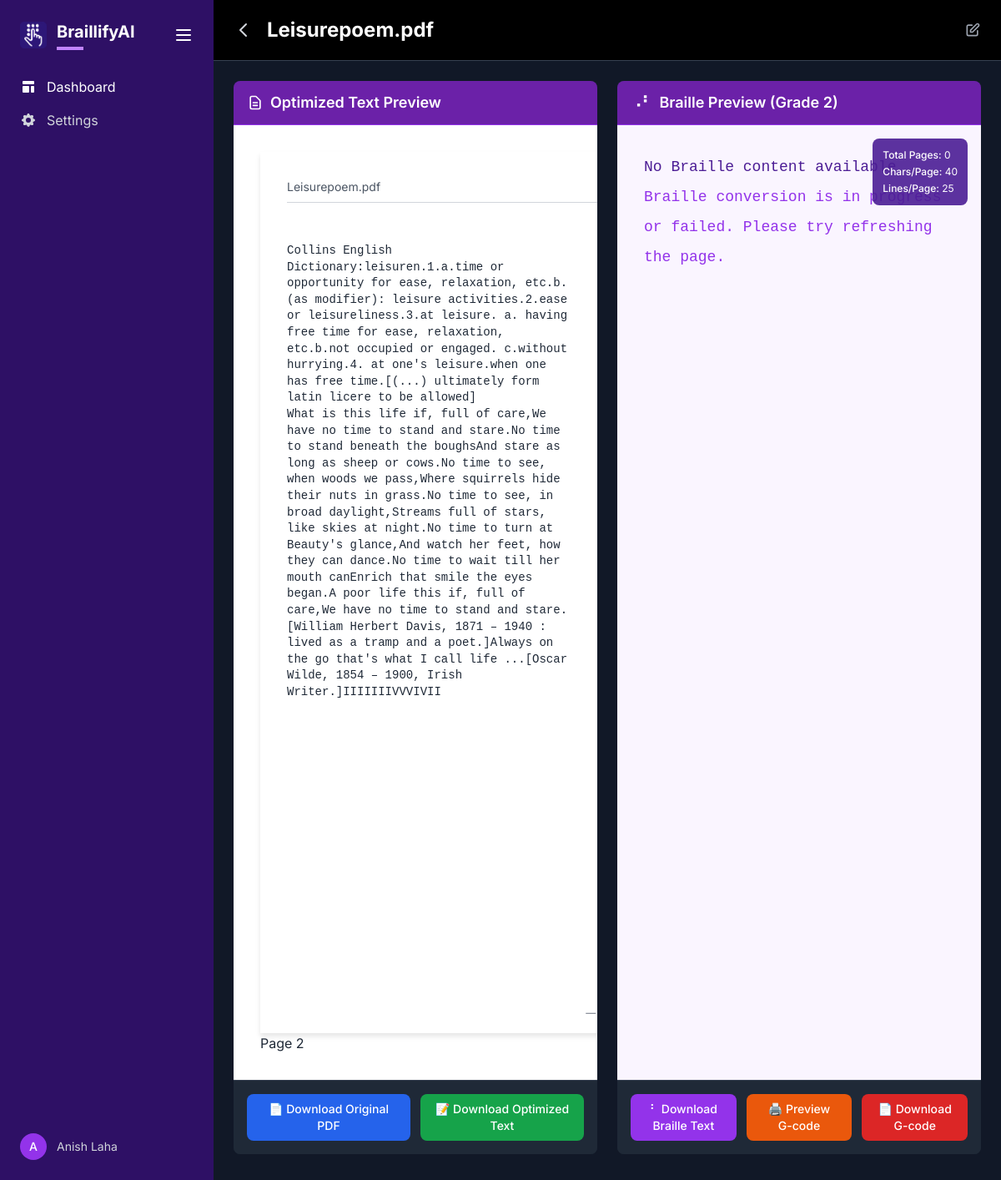
Page /textbook/2 on the committed database.
### app/models.py (models this page shows, shortened)
class Upload(db.Model):
    id = db.Column(db.Integer, primary_key=True)
    filename = db.Column(db.String(255), nullable=False)
    file_path = db.Column(db.String(512), nullable=False)
    file_type = db.Column(db.String(50), nullable=False)  # 'audio', 'image', or 'document'
    mime_type = db.Column(db.String(100))
    file_size = db.Column(db.Integer)  # Size in bytes
    upload_date = db.Column(db.DateTime, default=datetime.utcnow)
    title = db.Column(db.String(500))
    text_content = db.Column(db.Text)
    page_count = db.Column(db.Integer)
    text_file_path = db.Column(db.String(512))  # Path to extracted text file for PDFs
    optimized_text = db.Column(db.Text)
    optimization_notes = db.Column(db.Text)
    is_optimized = db.Column(db.Boolean, default=False)
    optimization_date = db.Column(db.DateTime)
    optimization_model = db.Column(db.String(100))  # Track which model/method was used
    ocr_text = db.Column(db.Text)
    ocr_confidence = db.Column(db.Float)
    ocr_word_count = db.Column(db.Integer)
    is_ocr_processed = db.Column(db.Boolean, default=False)
    ocr_date = db.Column(db.DateTime)
    braille_text = db.Column(db.Text)  # Keep for backward compatibility
    braille_content = db.Column(db.Text)  # New field for Unicode Braille content
    braille_grade = db.Column(db.Integer)  # 1 or 2
    braille_pages = db.Column(db.Integer)
    braille_chars_per_page = db.Column(db.Integer)
    braille_lines_per_page = db.Column(db.Integer)
    is_braille_converted = db.Column(db.Boolean, default=False)
    braille_conversion_date = db.Column(db.DateTime)
    pdf_path = db.Column(db.String(512))  # Path to embossable Braille PDF
    preview_pdf_path = db.Column(db.String(512))  # Path to preview PDF for sighted users
    pdf_generation_date = db.Column(db.DateTime)
    status = db.Column(db.String(50), default='pending')  # pending, processing, completed, error
    error_message = db.Column(db.Text)
    processing_steps = db.Column(db.Text)  # JSON string of completed steps

### app/routes.py (the view, shortened to what this page needs)
@main.route("/textbook/<int:upload_id>")
def textbook_view(upload_id):
    try:
        print(f"DEBUG: textbook_view called with upload_id: {upload_id}")
        upload = Upload.query.get_or_404(upload_id)
        print(f"DEBUG: Found upload: {upload.filename}, status: {upload.status}")
        if not upload.optimized_text and not upload.text_content:
            print("DEBUG: No content available, redirecting to index")
            flash('No content available for this upload. Please process the document first.', 'error')
            return redirect(url_for('main.index'))
        display_text = upload.optimized_text if upload.optimized_text else upload.text_content
        if not upload.title:
            print("DEBUG: Generating auto title")
            try:
                from .services import TextOptimizationService
                optimization_service = TextOptimizationService()
                upload.title = optimization_service.generate_auto_title(display_text, upload.filename)
                db.session.commit()
                print(f"DEBUG: Generated title: {upload.title}")
            except Exception as e:
                print(f"DEBUG: Error generating title: {e}")
                upload.title = upload.filename
        text_pages = _paginate_text(display_text, words_per_page=500)
        braille_text = upload.braille_text or upload.braille_content  # Try both fields
        braille_grade = upload.braille_grade or 2  # Default to grade 2
        pagination = {
            'total_pages': upload.braille_pages or 0,
            'chars_per_page': upload.braille_chars_per_page or 40,
            'lines_per_page': upload.braille_lines_per_page or 25
        }
        braille_pages = []
        print(f"DEBUG: Braille data - Text length: {len(braille_text) if braille_text else 0}, Grade: {braille_grade}, Pages: {pagination['total_pages']}")
        if not braille_text and display_text:
            print("DEBUG: Converting to braille on-the-fly")
            print(f"DEBUG: Display text length: {len(display_text)}")
            print(f"DEBUG: Display text preview: {display_text[:100]}...")
            try:
                from .services import BrailleConversionService
                braille_service = BrailleConversionService()
                result = braille_service.convert_to_braille(display_text, grade=braille_grade)
                print(f"DEBUG: Braille conversion result status: {result.get('status')}")
                print(f"DEBUG: Braille conversion error: {result.get('error', 'None')}")
                if result.get('status') == 'success':
                    upload.braille_text = result.get('braille_text', '')
                    upload.braille_content = result.get('braille_text', '')  # Store in both fields
                    pagination_info = result.get('pagination', {})
                    upload.braille_pages = pagination_info.get('total_pages', 0)
                    upload.braille_chars_per_page = pagination_info.get('chars_per_line', 40)
                    upload.braille_lines_per_page = pagination_info.get('lines_per_page', 25)
                    upload.braille_grade = result.get('grade', braille_grade)
                    upload.is_braille_converted = True
                    upload.braille_conversion_date = datetime.utcnow()
                    db.session.commit()
                    braille_text = upload.braille_text
                    braille_grade = upload.braille_grade
                    pagination['total_pages'] = upload.braille_pages
                    pagination['chars_per_page'] = upload.braille_chars_per_page
                    pagination['lines_per_page'] = upload.braille_lines_per_page
                    print(f"DEBUG: Braille conversion successful, pages: {upload.braille_pages}")
                    print(f"DEBUG: Updated braille_text length: {len(braille_text)}")
                    if braille_text:
                        try:
                            pagination_data = braille_service._calculate_pagination(braille_text)
                            braille_pages = pagination_data.get('pages', [])
                            print(f"DEBUG: Recalculated braille_pages count: {len(braille_pages)}")
                        except Exception as e:
                            print(f"DEBUG: Error recalculating pagination: {e}")
                else:
                    print(f"DEBUG: Braille conversion failed: {result.get('error', 'Unknown error')}")
                    braille_text = f"Braille conversion failed: {result.get('error', 'Unknown error')}"
            except Exception as e:
                print(f"Error converting to braille: {e}")
                import traceback
                traceback.print_exc()
                braille_text = f"Braille conversion error: {str(e)}"
        print("DEBUG: Rendering template with pagination")
        print(f"DEBUG: Final braille_pages count: {len(braille_pages)}")
        print(f"DEBUG: Final pagination: {pagination}")
        return render_template('textbook_view.html',
                             upload=upload,
                             textbook_title=upload.title,
                             optimized_text=display_text,
                             text_pages=text_pages,
                             braille_pages=braille_pages,
                             braille_grade=braille_grade,
                             pagination=pagination)
    except Exception as e:
        print(f"Error in textbook_view: {e}")
        import traceback
        traceback.print_exc()
        flash('Error loading textbook view', 'error')
        return redirect(url_for('main.index'))

### app/templates/textbook_view.html (shortened to what this page needs)
{% extends "base.html" %}
{% block content %}
<div class="h-full overflow-hidden bg-gray-900">
    <div class="bg-black border-b border-gray-700 px-6 py-4">
        <div class="flex items-center">
            <button onclick="history.back()" class="text-gray-300 hover:text-white transition-colors mr-4">
                <svg class="w-6 h-6" fill="none" stroke="currentColor" viewBox="0 0 24 24">
                    <path stroke-linecap="round" stroke-linejoin="round" stroke-width="2" d="M15 19l-7-7 7-7"></path>
                </svg>
            </button>
            <div class="flex-1 min-w-0">
                <h1 id="textbook-title" class="text-2xl font-bold text-white cursor-pointer hover:text-gray-200 transition-colors truncate py-1" onclick="enableTitleEdit()" title="{{ textbook_title }}">
                    {{ textbook_title }}
                </h1>
            </div>
            <button id="edit-title-btn" onclick="enableTitleEdit()" class="text-gray-400 hover:text-white transition-colors ml-2">
                <svg class="w-5 h-5" fill="none" stroke="currentColor" viewBox="0 0 24 24">
                    <path stroke-linecap="round" stroke-linejoin="round" stroke-width="2" d="M11 5H6a2 2 0 00-2 2v11a2 2 0 002 2h11a2 2 0 002-2v-5m-1.414-9.414a2 2 0 112.828 2.828L11.828 15H9v-2.828l8.586-8.586z"></path>
                </svg>
            </button>
        </div>
    </div>
    <div class="h-[calc(100vh-80px)] flex gap-6 p-6">
        <div class="flex-1 flex flex-col bg-gray-800 rounded-lg overflow-hidden">
            <div class="bg-purple-800 text-white px-4 py-3 border-b border-purple-600">
                <h2 class="text-lg font-semibold flex items-center">
                    <svg class="w-5 h-5 mr-2" fill="none" stroke="currentColor" viewBox="0 0 24 24">
                        <path stroke-linecap="round" stroke-linejoin="round" stroke-width="2" d="M9 12h6m-6 4h6m2 5H7a2 2 0 01-2-2V5a2 2 0 012-2h5.586a1 1 0 01.707.293l5.414 5.414a1 1 0 01.293.707V19a2 2 0 01-2 2z"></path>
                    </svg>
                    Optimized Text Preview
                </h2>
            </div>
            <div class="flex-1 overflow-y-auto bg-white relative h-full">
                <div id="optimized-text" class="p-8 max-w-none text-gray-800 min-h-full">
                    <div class="print-document">
                        {% for page_content in text_pages %}
                        <div class="print-page shadow-sm mb-8 p-8 relative" style="width: 8.5in; min-height: 11in; margin: 0 auto; font-family: 'Courier New', monospace; line-height: 1.4;">
                            <div class="page-header flex justify-between items-center mb-6 pb-2 border-b border-gray-300">
                                <div class="text-sm text-gray-600" style="font-family: 'Inter', sans-serif;">{{ textbook_title }}</div>
                            </div>
                            <div class="page-body" style="font-size: 11pt; line-height: 1.4;">
                                <div class="formatted-text" style="font-family: 'Courier New', monospace; font-size: 14px; line-height: 1.4; text-align: left; width: 40ch; max-width: 40ch; white-space: pre-line; overflow-wrap: break-word;">{{ page_content }}</div>
                            </div>
                            <div class="page-footer absolute bottom-4 left-0 right-0 flex justify-center">
                                <div class="text-xs text-gray-500" style="font-family: 'Inter', sans-serif;">— {{ loop.index }} —</div>
                            </div>
                        </div>
                        {% endfor %}
                    </div>
                </div>
            </div>
            <div class="bg-gray-800 p-4 border-t border-gray-700">
                <div class="flex space-x-3">
                    <button onclick="downloadFile('original')" class="flex-1 bg-blue-600 hover:bg-blue-700 text-white px-4 py-2 rounded-lg text-sm font-medium transition">
                        📄 Download Original PDF
                    </button>
                    <button onclick="downloadFile('optimized')" class="flex-1 bg-green-600 hover:bg-green-700 text-white px-4 py-2 rounded-lg text-sm font-medium transition">
                        📝 Download Optimized Text
                    </button>
                </div>
            </div>
        </div>
        <div class="flex-1 flex flex-col bg-gray-800 rounded-lg overflow-hidden">
            <div class="bg-purple-800 text-white px-4 py-3 border-b border-purple-600">
                <h2 class="text-lg font-semibold flex items-center">
                    <span class="mr-2">⠠⠃</span>
                    Braille Preview (Grade {{ braille_grade }})
                </h2>
            </div>
            <div class="flex-1 overflow-y-auto bg-purple-50 relative h-full">
                <div id="braille-text" class="p-8 font-mono text-lg leading-loose text-purple-900 min-h-full">
                    {% if braille_pages %}
                        {% for page in braille_pages %}
                        <div class="braille-page mb-8 p-6 bg-white border border-purple-200 rounded-lg shadow-sm">
                            <div class="braille-page-number text-center text-purple-700 font-bold mb-4 text-sm">
                                Braille Page {{ page.page_number }} of {{ pagination.total_pages }}
                            </div>
                            <div class="braille-content" style="font-family: 'DejaVu Sans Mono', 'Courier New', monospace; font-size: 18px; line-height: 1.6; letter-spacing: 0.2em; white-space: pre-wrap; color: #4c1d95; width: 40ch; max-width: 40ch; overflow: hidden;">
{%- for line in page.lines -%}
{{ line }}
{% if not loop.last %}
{% endif %}
{%- endfor -%}
                            </div>
                            <div class="braille-page-info text-xs text-purple-600 mt-4 pt-2 border-t border-purple-100">
                                Lines: {{ page.line_count }} | Characters: {{ page.char_count }}
                            </div>
                        </div>
                        {% endfor %}
                    {% else %}
                        <div class="braille-page">
                            <div class="braille-page-number">No Braille content available</div>
                            <div class="braille-content text-purple-600">
                                Braille conversion is in progress or failed. Please try refreshing the page.
                            </div>
                        </div>
                    {% endif %}
                </div>
                <div class="absolute top-4 right-4 bg-purple-900 bg-opacity-90 text-white p-3 rounded-lg text-xs">
                    <div class="space-y-1">
                        <div><span class="font-medium">Total Pages:</span> {{ pagination.total_pages }}</div>
                        <div><span class="font-medium">Chars/Page:</span> {{ pagination.chars_per_page }}</div>
                        <div><span class="font-medium">Lines/Page:</span> {{ pagination.lines_per_page }}</div>
                    </div>
                </div>
            </div>
            <div class="bg-gray-800 p-4 border-t border-gray-700">
                <div class="flex space-x-3">
                    <button onclick="downloadFile('braille')" class="flex-1 bg-purple-600 hover:bg-purple-700 text-white px-4 py-2 rounded-lg text-sm font-medium transition">
                        ⠃ Download Braille Text
                    </button>
                    <button onclick="previewGCode()" class="flex-1 bg-orange-600 hover:bg-orange-700 text-white px-4 py-2 rounded-lg text-sm font-medium transition">
                        🖨️ Preview G-code
                    </button>
                    <button onclick="downloadGCode()" class="flex-1 bg-red-600 hover:bg-red-700 text-white px-4 py-2 rounded-lg text-sm font-medium transition">
                        📄 Download G-code
                    </button>
                </div>
            </div>
        </div>
    </div>
</div>
{% endblock %}

### app/templates/textbook_view.html (style rules this page uses)
.print-document { font-family: 'Times New Roman', serif; }
.print-page { width: 8.5in; min-height: 11in; margin: 0 auto; background: white; box-shadow: 0 4px 6px rgba(0, 0, 0, 0.1); position: relative; }
.page-header { font-size: 12pt; line-height: 1.6; margin-bottom: 0.5in; }
.page-body { font-size: 12pt; line-height: 1.8; text-align: justify; }
.page-footer { font-size: 10pt; line-height: 1.2; text-align: center; }
body:not(.sidebar-collapsed) .print-page { width: 7.5in; }

### rows in the picture
Upload: filename "Leisurepoem.pdf", text_content "Collins English Dictionary:leisuren.1.a.time or opportunity for ease, relaxation, etc.b. (as modifier): leisure activities.2.ease or leisureliness.3.at leisure. a. having free time for ease, relaxation, etc.b.not occupied or engaged. c.without hurrying.4. at one's leisure.when one has free time.[(...) ultimately form latin licere to be allowed] What is this life if, full of care,We have no time to stand and stare.No time to stand beneath the boughsAnd stare as long as sheep or cows.No time to see, when woods we pass,Where squirrels hide their nuts in grass.No time to see, in broad daylight,Streams full of stars, like skies at night.No time to turn at Beauty's glance,And watch her feet, how…"

### other values in the picture
{{ braille_grade }} "2"
{{ pagination.total_pages }} "0"
{{ pagination.chars_per_page }} "40"
{{ pagination.lines_per_page }} "25"
